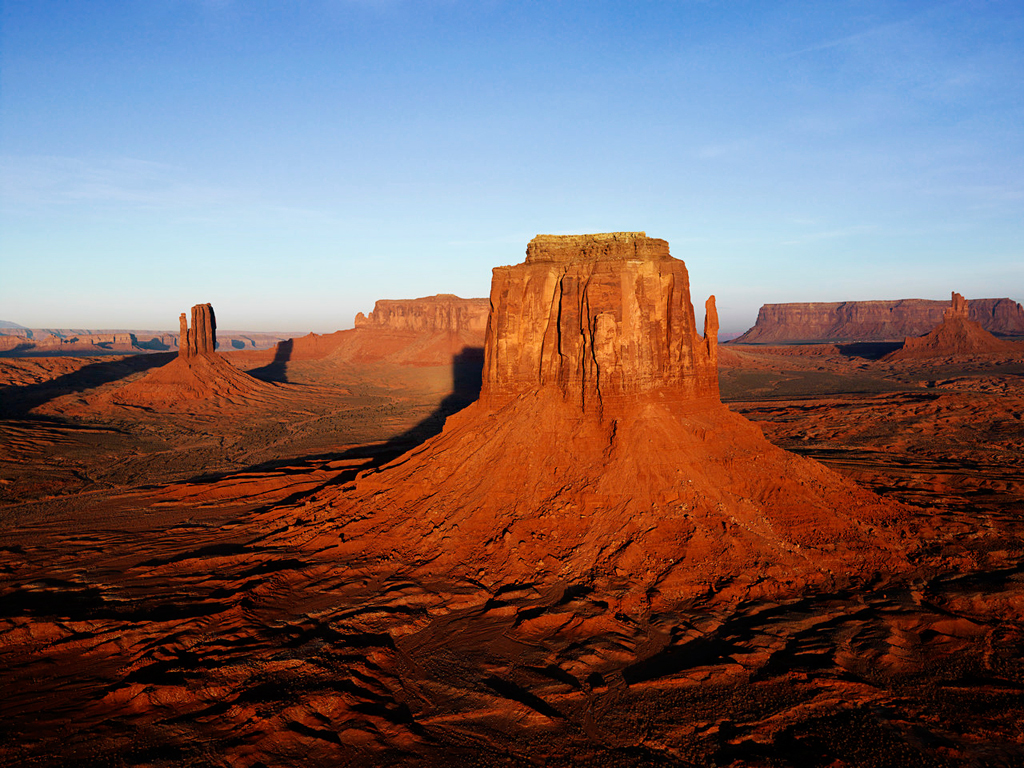
%> input picture 6th_sem/souptik_codes/matlabprograms/practice/Desert.jpg, 1024 x 768 px
$ octave pracimagereflect.m   (GNU Octave 9; MATLAB toolbox functions it lacks are replaced by stand-ins)
%> lines starting %> are read from the running program, lines starting %| are printed output that depends on the picture
clc;
close all;
clear all;


img1=input('Enter Image ','s');
%> the answer given: Desert.jpg
x=imread(img1);
%> x is the input picture: size 768x1024x3 uint8; mean R, G, B 119.4, 99.2, 100.1
[r,c,d]=size(x);
%> r = 768; c = 1024; d = 3

y=x;

y(1:r,c+1:2*c,:)=x(1:r,c:-1:1,:);
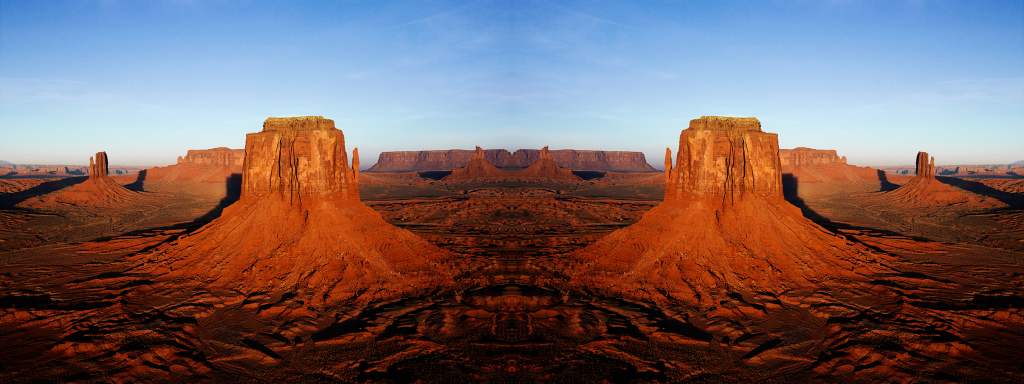
%> y: size 768x2048x3 uint8 (shown at 1/2 size); mean R, G, B 119.4, 99.2, 100.1
[r,c,d]=size(y);
%> c = 2048
y1=y;
y1(r+1:2*r,1:c,:)=y(r:-1:1,1:c,:);
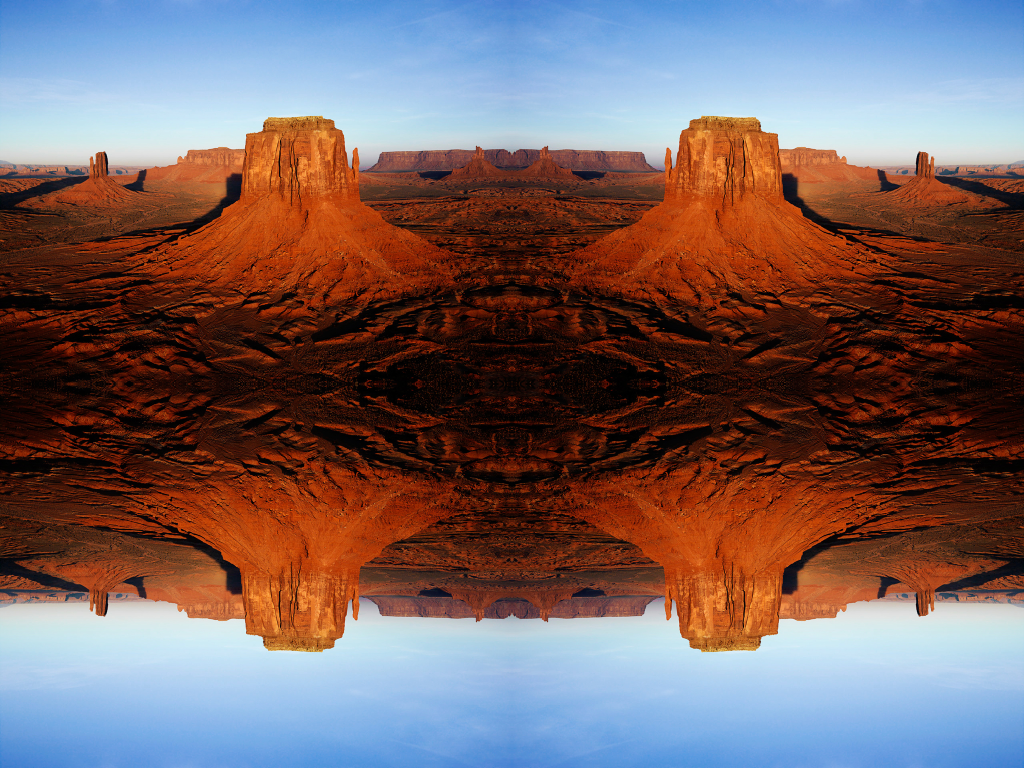
%> y1: size 1536x2048x3 uint8 (shown at 1/2 size); mean R, G, B 119.4, 99.2, 100.1
imshow(y1);
